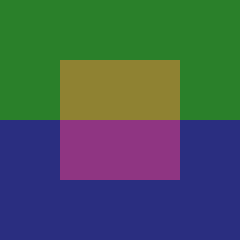
#> input picture Pipeline final/SimulationMask.png, 40 x 40 px (shown 6 times larger)
$ jupyter execute --allow-errors 'Image simulation and segmentation.ipynb'   (shell and % lines are left out)
#> lines starting #> are read from the running program, lines starting #| are printed output that depends on the picture; after the words box and inside, x2 and y2 are one past the last pixel; in counts of white or black regions, pixels touching at a corner belong together
## Description
In this notebook, we use a reference image (manually generated in GIMP) to generate a simulated mass spectrometric (MS) image with overlapping isotopic envelopes. We will manually define the molecular formulas of the ions and their proportions in each region of the image.
We will simulate pixel-to-pixel variability in the MS image and measurement inaccuracies in individual spectra, including background noise.

We will then perform regression of spectra using `masserstein`.

Finally, we will compare four segmentation approaches: either based on peaks or `masserstein` estimates, and either using K-means or `spatial-DGMM` algorithms.

Simulation steps:
1. Generate reference spectra for different regions of the image using manually defined proportions
2. For each pixel:
  1. Sample numbers of ions for each molecule, with an average value depending on the region of the image, and a constant coefficient of variance;
  2. Distort each spectrum by sampling from the multinomial process with the number of molecules given by the corresponding distorted proportion;
  3. Combine the distorted spectra;
  4. Add a handful of noise peaks amounting for 5% of the total signal to simulate contaminants;
  5. Apply a Gaussian filter to the spectra to lower the resolution;
  6. Apply a Gaussian distortion to each intensity measurement to simulate electronic noise;
  7. Centroid the spectrum.

The result will be stored in imzML files for the profile and the centroided spectra.

## Python modules

[cell 1]
import imageio
import numpy as np
import numpy.random as rd
from masserstein import Spectrum, estimate_proportions
from matplotlib import cm
from matplotlib import pyplot as plt
from pyimzml.ImzMLWriter import ImzMLWriter
from pyimzml.ImzMLParser import ImzMLParser
from copy import deepcopy
from scipy.stats import nbinom, pearsonr
from sklearn.cluster import KMeans
import pandas as pd

## Loading and preparation of the reference image

Load the reference "optical" image:

[cell 2]
mask = imageio.imread('SimulationMask.png')
#> mask is the input picture: shape (40, 40, 4); mean R, G, B, A 67.2, 88.1, 86.2, 255

[cell 3]
plt.figure(figsize=(3,3))
plt.title('The reference image')
plt.imshow(mask)
plt.tight_layout()
plt.show()

The image contains four regions corresponding to four different colors.
Parse the image into four `numpy` arrays corresponding to each region:

[cell 4]
region1 = mask[:,:,1] == 128
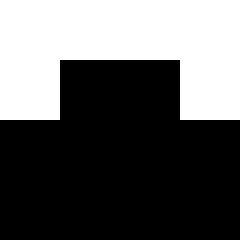
#> region1: shape (40, 40) bool (shown 6 times larger); 37.5% white; 1 white region, box (x1, y1, x2, y2) and area: (0, 0, 40, 20) 600
region2 = mask[:,:,1] == 46
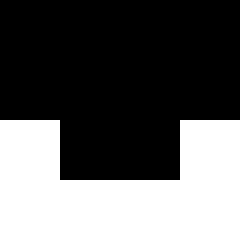
#> region2: shape (40, 40) bool (shown 6 times larger); 37.5% white; 1 white region, box (x1, y1, x2, y2) and area: (0, 20, 40, 40) 600
region3 = mask[:,:,1] == 130
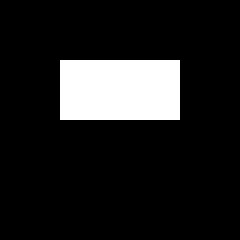
#> region3: shape (40, 40) bool (shown 6 times larger); 12.5% white; 1 white region, box (x1, y1, x2, y2) and area: (10, 10, 30, 20) 200
region4 = mask[:,:,1] == 53
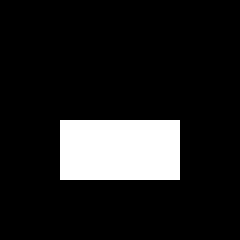
#> region4: shape (40, 40) bool (shown 6 times larger); 12.5% white; 1 white region, box (x1, y1, x2, y2) and area: (10, 20, 30, 30) 200

Generate a two-dimentional array storing the region index for each pixel:

[cell 5]
region_mapping = np.zeros(mask.shape[:2], dtype='int')
for reg_id, reg_value in enumerate([128, 46, 130, 53]):
    region_mapping[mask[:,:,1] == reg_value] = reg_id

Visualize individual regions:

[cell 6]
plt.figure(figsize=(6,2))
plt.subplot(141)
plt.title('Region 1')
plt.imshow(region1)
plt.subplot(142)
plt.title('Region 2')
plt.imshow(region2)
plt.subplot(143)
plt.title('Region 3')
plt.imshow(region3)
plt.subplot(144)
plt.title('Region 4')
plt.imshow(region4)
plt.tight_layout()
plt.show()

Show the combined regions:

[cell 7]
plt.figure(figsize=(3,3))
plt.imshow(region_mapping)
plt.show()
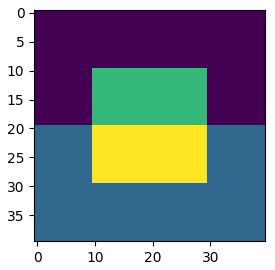
#> figure drawn by matplotlib, 1 panel

Compute the region areas:

[cell 8]
region_areas = [np.sum(region_mapping==i) for i in range(4)]
print('Areas of regions in numbers of pixels:', region_areas)
assert sum(region_areas) == region_mapping.shape[0]*region_mapping.shape[1]

Generate masks of the top and bottom rectangles and the central square:

[cell 9]
enrichment_mask = np.zeros(mask.shape[:2] + (3,), dtype='bool')
enrichment_mask[...,0] = region1 + region3
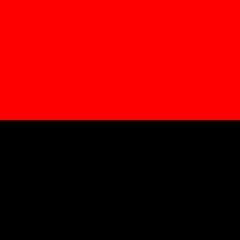
#> enrichment_mask: shape (40, 40, 3) bool (shown 6 times larger); mean of channels 0, 1, 2 0.5, 0, 0; drawn as R, G, B
enrichment_mask[...,1] = region2 + region4
enrichment_mask[...,2] = region3 + region4
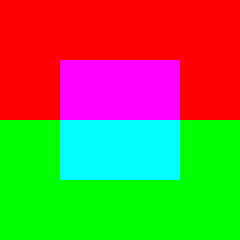
#> enrichment_mask: shape (40, 40, 3) bool (shown 6 times larger); mean of channels 0, 1, 2 0.5, 0.5, 0.25; drawn as R, G, B

Optional: load the image from previous notebook run:

[cell 10]
# [6 lines of commented-out code are left out]

## Preparation of theoretical spectra

We will generate theoretical spectra of three lipids for use as references in the simulations

[cell 11]
lipid_names = ['PC(38:1)', 'PA(44:0)', 'PC(38:0)']
lipid_formulas = ['C46H90NO8P', 'C47H93O8P', 'C46H92NO8P']

#> (a cell that did not finish here is left out)

Monoisotopic peaks of the lipids:

#> (a cell that did not finish here is left out)

[cell 14]
plt.figure(figsize=(4,4))
plt.title('Theoretical spectra')
#> (the rest of this cell did not finish here and is left out)

## Image simulation

### Intensity averages

Generate a 4x3 array of average ion counts of the three lipids in the four regions.
The array is constructed so that the isotopic peak of PC(38:1) overshadows the monoisotopic peak of PA(44:0).

[cell 15]
average_ion_counts = np.array([
    [1e04, 2e03, 1e03],
    [1e03, 4e03, 1e03],
    [1e04, 2e03, 2e03],
    [1e03, 4e03, 2e03]
], dtype='int')

Show the true distribution of lipid concentrations:

[cell 16]
plt.figure(figsize=(7.5, 2))
for lipid_id, lipid_name in enumerate(lipid_names):
    plt.subplot(131 + lipid_id)
    spatial_intensity = average_ion_counts[region_mapping, lipid_id]
    plt.imshow(spatial_intensity, cmap=cm.Purples, vmin=0)
    plt.title(lipid_name)
    plt.colorbar()
    plt.axis('off')
plt.tight_layout()
plt.savefig('Figs/simulations/lipid_enrichment_plot.png', dpi=500)
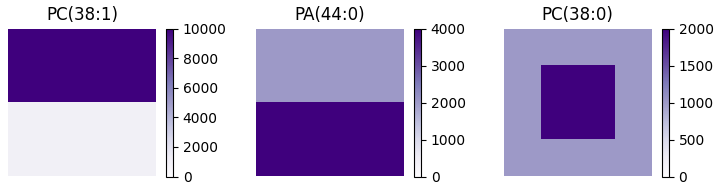
#> figure drawn by matplotlib, 6 panels

We'll now visualize the reference spectra (in profile mode) of the four image regions.
First, define the mass axis for spectra in profile mode:

[cell 17]
mass_axis = np.arange(854, 860, 0.01)

Define the peak width (in terms of standard deviation of a Gaussian):

[cell 18]
peak_sd = 0.05

[cell 19]
2.355*peak_sd # FWHM

[cell 20]
800/(2.355*peak_sd)

Generate theoretical profile spectra:

#> (a cell that did not finish here is left out)

[cell 22]
cmap = plt.get_cmap("tab10")
fig, ax = plt.subplots(2, 2, sharex=True, sharey=True, figsize=(7.5, 5.6))

#> (the rest of this cell did not finish here and is left out)

Note that the monoisotopic peak of PA(44:0) at 855.6 is higher in region 1 than in region 2 due to the contribution of PC(38:1) to its intensity.

### Intensity variances

Calculate standard deviations of ion molecules for a fixed coefficient of variance, for a peak with intensity 0.5:

[cell 23]
coefficient_of_variance = 0.4
ion_count_variance = average_ion_counts**2*coefficient_of_variance**2 - average_ion_counts
np.sqrt(ion_count_variance)

### Whole image simulation

We'll simulate each pixel independently.
In each pixel, we'll draw the number of ions of each lipid from the negative binomial distribution, with the average and variance given by `average_ion_counts` and `ion_count_variance`.
Next, we'll combine the theoretical spectra of the three lipids in proportions given by the drawn numbers of ions.
Next, we'll add a given number of randomly located peaks to simulate additional confounding signals. The number of added peaks is controlled by the `nb_of_noise_peaks` variable, and the total proportion of signal in the spectrum that they will correspond to is controlled by the `noise_proportion` variable.
Next, we'll apply a Gaussian filter with standard deviation given by the `peak_sd` variable defined earlier, to get spectra in profile mode.
Finally, we'll resample the spectrum so that the m/z measurements correspond to `mass_axis` defined earlier.

[cell 24]
nb_of_noise_peaks = 10
noise_proportion = 0.1

[cell 25]
image = np.zeros((mask.shape[0], mask.shape[1], len(mass_axis)))
#> (the rest of this cell did not finish here and is left out)

Inspect the pixel-to-pixel variability of ion counts

[cell 26]
plt.figure(figsize=(7.5, 2))
vmax_vals = [30000, 10000, 5000]
#> (the rest of this cell did not finish here and is left out)

### Calculating the monoisotopic peak areas in the simulated image

Manually defined regions for integration of the monoisotopic peaks:
(we could as well centroid the pixel spectra and then select the monoisotopic peaks, but this is a faster way that gives the same results)

[cell 27]
integration_regions = [
    (854.4, 854.8),
    (855.4, 855.8),
    (856.4, 856.8)
]

[cell 28]
integrated_peak_areas = np.zeros(mask.shape[:2] + (len(integration_regions), ))
for peak_id, peak_region in enumerate(integration_regions):
    areas = np.zeros(mask.shape[:2])
    for i in range(areas.shape[0]):
        for j in range(areas.shape[1]):
            intsy = image[i, j]
            to_take = (mass_axis >= peak_region[0])*(mass_axis <= peak_region[1])
            areas[i,j] = np.trapz(intsy[to_take], mass_axis[to_take])
    integrated_peak_areas[:,:,peak_id] = areas
#> areas: shape (40, 40) float64; every value is 0
#> integrated_peak_areas: shape (40, 40, 3) float64; every value is 0

## Verification of the simulation results

Example simulated spectra:

[cell 29]
selected_coords = [next(zip(*np.where(region_mapping==i))) for i in range(4)]

[cell 30]
plt.subplots(2, 2, sharex=True, sharey=True)
for i, crd in enumerate(selected_coords):
    plt.subplot(221+i)
    plt.title('Region %i example spectrum' % (i+1))
    plt.plot(mass_axis, image[crd])
plt.tight_layout()
plt.savefig('Figs/simulations/region_example.png', dpi = 300)
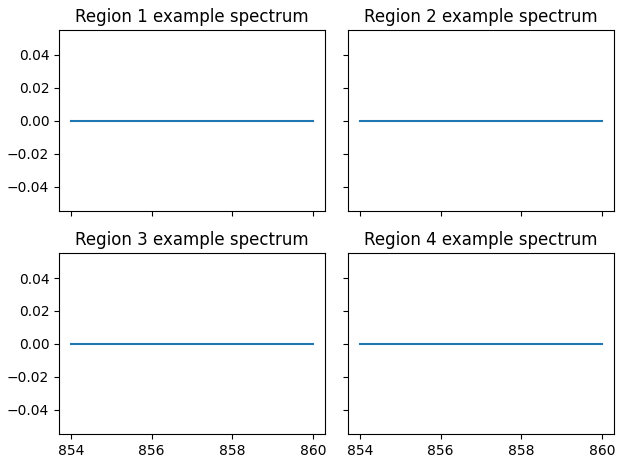
#> figure drawn by matplotlib, 4 panels

Generate peak intensity images:

[cell 31]
plt.subplots(3, 3, figsize=(9, 5))
for lipid_id, lipid_name in enumerate(lipid_names):
    plt.subplot(3, 3, 1 + lipid_id)
    spatial_intensity = average_ion_counts[region_mapping, lipid_id]
    plt.imshow(spatial_intensity, vmin=-1) # , vmin=-1, vmax=10000)
    plt.title(lipid_name + '\n true concentration')
    plt.colorbar()
#> (the rest of this cell did not finish here and is left out)

We can already appreciate the effect of peak overlaps and pixel-to-pixel variability.

Visualize the distribution of peak areas for each lipid:

[cell 32]
plt.subplots(1, 3, figsize=(8,3))
for lipid_id, lipid_name in enumerate(lipid_names):
    plt.subplot(131 + lipid_id)
    plt.xlim(0, 20000)
    plt.title(lipid_name + ' peak intensity')
    plt.hist(integrated_peak_areas[:,:,lipid_id].reshape((-1,)), bins=100)
plt.tight_layout()
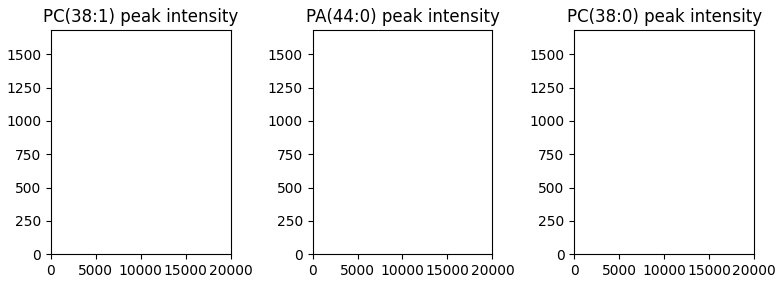
#> figure drawn by matplotlib, 3 panels; panel 1: tallest bar 1600 high, from x = 0 to 0.01; panel 2: tallest bar 1600 high, from x = 0 to 0.01; panel 3: tallest bar 1600 high, from x = 0 to 0.01

## Regressing the theoretical spectra against the simulated pixel spectra

We'll quantify the amount of signal of each lipid in each pixel spectrum.
Not that we'll quantify the total signal of each lipid (i.e. it's going to be proportional to the total ion current in the analyzed spectrum) rather than the proportion of the signal (i.e. a relative concentration of each lipid).

#> (a cell that did not finish here is left out)

Compare the estimated signal with the monoisotopic peak area and the true distribution of the lipids:

[cell 34]
plt.subplots(3, 3, figsize=(9, 7))
for lipid_id, lipid_name in enumerate(lipid_names):
    plt.subplot(3, 3, 1 + lipid_id)
    spatial_intensity = average_ion_counts[region_mapping, lipid_id]
    plt.imshow(spatial_intensity, vmin=-1)
    plt.axis('off')
    plt.title(lipid_name + '\n true concentration')
    plt.colorbar()
for peak_id, peak_region in enumerate(integration_regions):
    plt.subplot(3, 3, 4 + peak_id)
    plt.title(lipid_name + '\npeak intensity')
    plt.imshow(integrated_peak_areas[..., peak_id], cmap=cm.magma, vmin=-1)
    plt.axis('off')
    plt.colorbar()
#> (the rest of this cell did not finish here and is left out)

## K-means image segmentation

A simple K-means image segmentation based on peak areas:

[cell 35]
peak_kmeans_segmentation = np.zeros(integrated_peak_areas.shape)
nclust = 2
for lipid_id, lipid_name in enumerate(lipid_names):
    peak_intensities = integrated_peak_areas[:,:,lipid_id]
    peak_intensities = peak_intensities.reshape((-1,1))
    peak_kmeans = KMeans(n_clusters=nclust)
    region_classification = peak_kmeans.fit_predict(peak_intensities)
    region_classification = region_classification.reshape(40, 40)
    region_classification = np.argsort(np.argsort(peak_kmeans.cluster_centers_.reshape((-1,))))[region_classification]
    peak_kmeans_segmentation[..., lipid_id] = region_classification

K-means image segmentation based on estimated signals:

[cell 36]
masserstein_kmeans_segmentation = np.zeros(integrated_peak_areas.shape)
#> (the rest of this cell did not finish here and is left out)

## spatial-DGMM image segmentation

Now, we'll perform a spatial-DGMM segmentations based on peak intensities and based on masserstein estimates.
First, convert the signal and intensity arrays to data frames in a long format

[cell 37]
coords = [[j, i] for i in range(40) for j in range(40)]

[cell 38]
integrated_peak_areas_melt = [integrated_peak_areas[i,j,...] for i in range(40) for j in range(40)]
#> (the rest of this cell did not finish here and is left out)

[cell 39]
integrated_peak_areas_df = pd.DataFrame(integrated_peak_areas_melt, columns = lipid_names)
#> integrated_peak_areas_df = table of 1600 rows and 3 columns
#> (the rest of this cell did not finish here and is left out)
